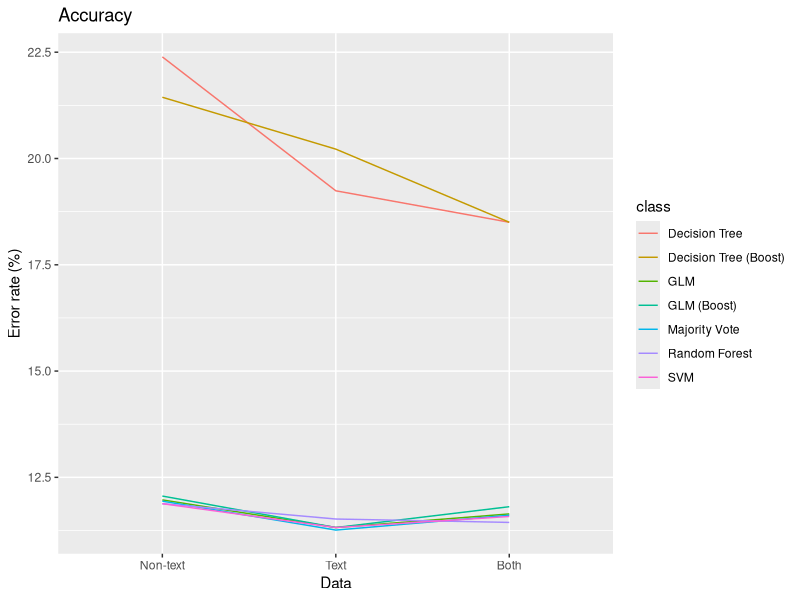
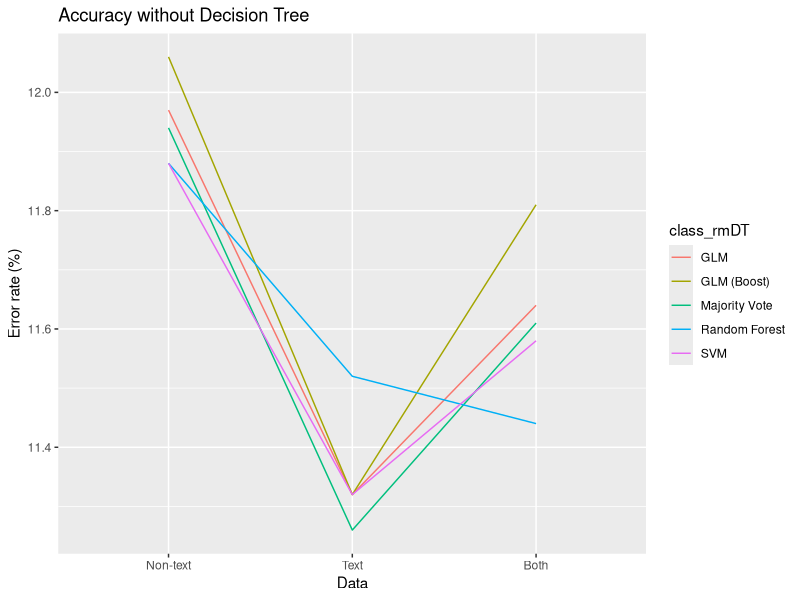
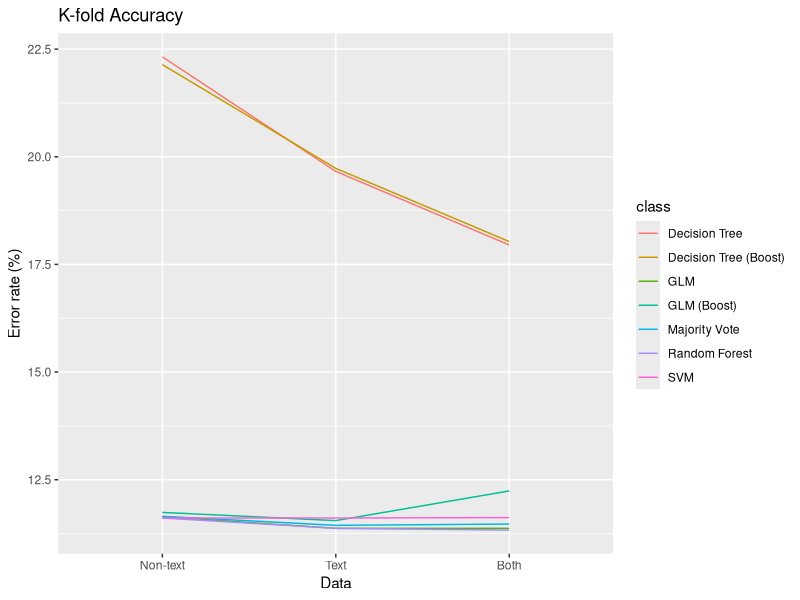
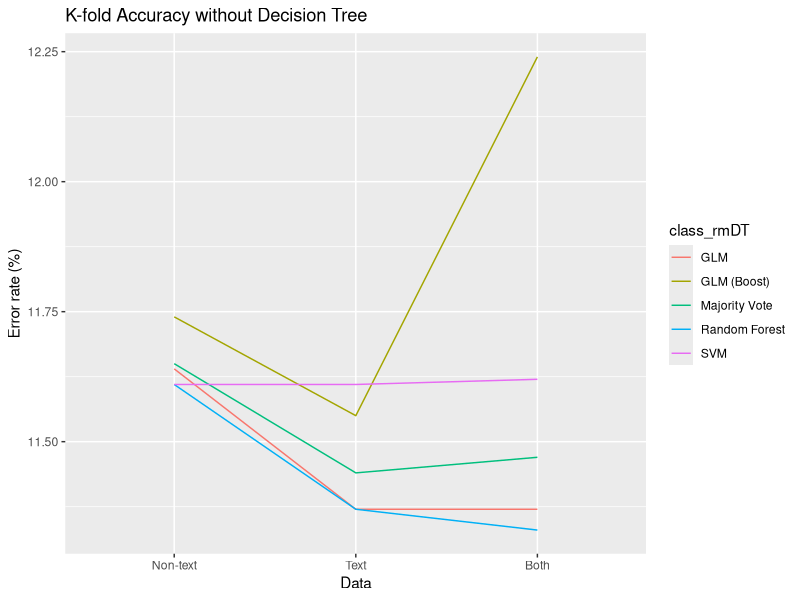
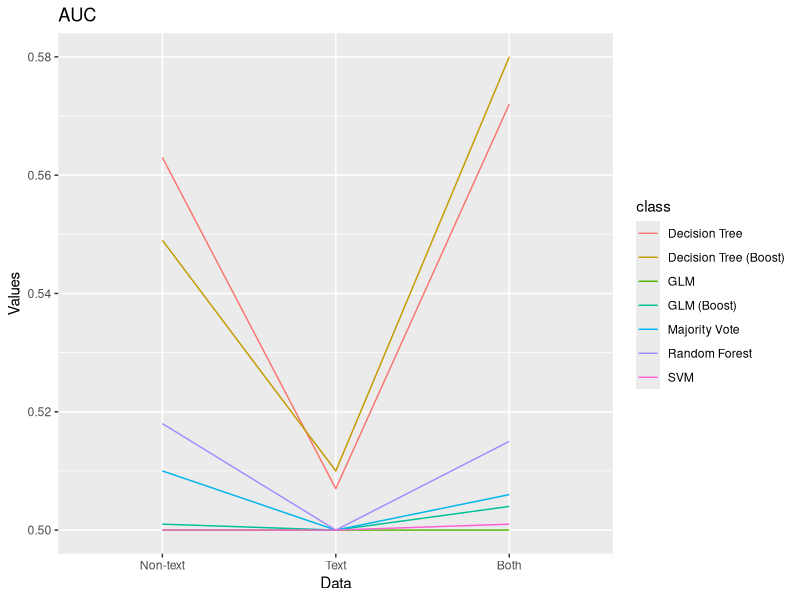
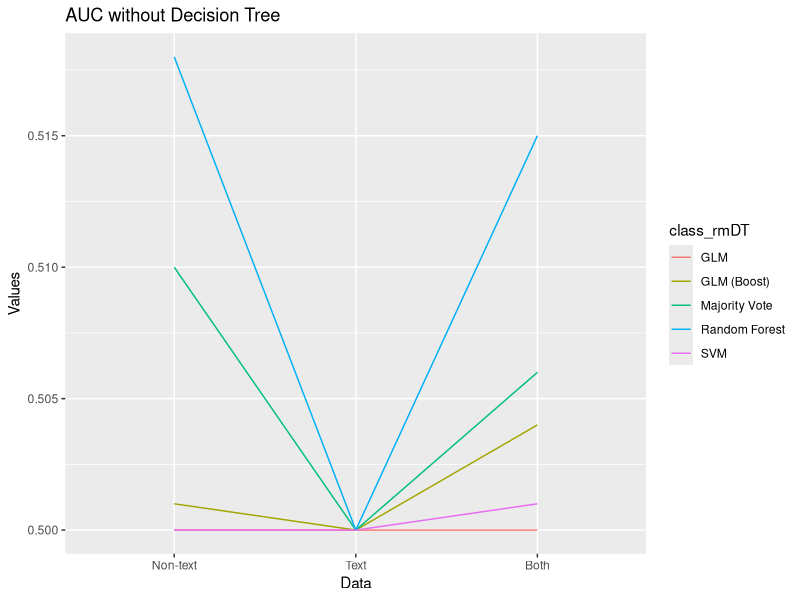

Write R code to recreate these figures, in order.
## ---- chunk 1
knitr::opts_chunk$set(echo = TRUE)
## ---- chunk 2
library(dplyr)
library(ggplot2)
library(reshape2)
## ---- chunk 3
# Create dataframes using classifier evaluation obtained by A

data <- c("Non-text", "Non-text", "Non-text", "Non-text", "Non-text", "Non-text", "Non-text",
          "Text", "Text", "Text", "Text", "Text", "Text", "Text",
          "Both", "Both", "Both", "Both", "Both", "Both", "Both")

class <- c("GLM", "GLM (Boost)", "Decision Tree", "Decision Tree (Boost)", "SVM", "Random Forest", "Majority Vote",
           "GLM", "GLM (Boost)", "Decision Tree", "Decision Tree (Boost)", "SVM", "Random Forest", "Majority Vote",
           "GLM", "GLM (Boost)", "Decision Tree", "Decision Tree (Boost)", "SVM", "Random Forest", "Majority Vote")

# Dataframe for Accuracy
accuracy <- c(11.97, 12.06, 22.39, 21.44, 11.88, 11.88, 11.94,
              11.32, 11.32, 19.24, 20.22, 11.32, 11.52, 11.26,
              11.64, 11.81, 18.50, 18.50, 11.58, 11.44, 11.61)
accu_df <- data.frame(data, class, accuracy)

# Dataframe for K-fold accuracy
k_fold <- c(11.64, 11.74, 22.32, 22.14, 11.61, 11.61, 11.65,
            11.37, 11.55, 19.66, 19.73, 11.61, 11.37, 11.44,
            11.37, 12.24, 17.95, 18.03, 11.62, 11.33, 11.47)
kfold_df <- data.frame(data, class, k_fold)

# Dataframe for AUC
auc <- c(0.5, 0.501, 0.563, 0.549, 0.5, 0.518, 0.51,
         0.5, 0.5, 0.507, 0.510, 0.5, 0.5, 0.5,
         0.5, 0.504, 0.572, 0.580, 0.501, 0.515, 0.506)
auc_df <- data.frame(data, class, auc)

## ---- chunk 4
# Plot for Accuracy

level_order <- c('Non-text', 'Text', 'Both')
accu_plot <- ggplot(data = accu_df) +
  geom_line(aes(x = factor(data, level = level_order), y = accuracy, colour = class, group = class)) +
              labs(title = "Accuracy") + xlab("Data") + ylab("Error rate (%)")
accu_plot
## ---- chunk 5
# Create dataframe for Accuracy without Decision Tree

data_rmDT <- c("Non-text", "Non-text", "Non-text", "Non-text", "Non-text",
               "Text", "Text", "Text", "Text", "Text",
          "Both", "Both", "Both", "Both", "Both")

class_rmDT <- c("GLM", "GLM (Boost)", "SVM", "Random Forest", "Majority Vote",
           "GLM", "GLM (Boost)", "SVM", "Random Forest", "Majority Vote",
           "GLM", "GLM (Boost)", "SVM", "Random Forest", "Majority Vote")

accuracy_rmDT <- c(11.97, 12.06, 11.88, 11.88, 11.94,
                   11.32, 11.32, 11.32, 11.52, 11.26,
              11.64, 11.81, 11.58, 11.44, 11.61)
accu_rmDT <- data.frame(data_rmDT, class_rmDT, accuracy_rmDT)

# Plot for Accuracy without Decision Tree
accu_rmDT_plot <- ggplot(data = accu_rmDT) +
  geom_line(aes(x = factor(data_rmDT, level = level_order), y = accuracy_rmDT, colour = class_rmDT, group = class_rmDT)) +
  labs(title = "Accuracy without Decision Tree") + xlab("Data") + ylab("Error rate (%)")
accu_rmDT_plot
## ---- chunk 6
# Plot for K-fold Accuracy

kfold_plot <- ggplot(data = kfold_df) +
  geom_line(aes(x = factor(data, level = level_order), y = k_fold, colour = class, group = class)) +
              labs(title = "K-fold Accuracy") + xlab("Data") + ylab("Error rate (%)")
kfold_plot

## ---- chunk 7
# Create dataframe for K-fold Accuracy without Decision Tree

k_fold_rmDT <- c(11.64, 11.74, 11.61, 11.61, 11.65,
                 11.37, 11.55, 11.61, 11.37, 11.44,
            11.37, 12.24, 11.62, 11.33, 11.47)
kfold_rmDT <- data.frame(data_rmDT, class_rmDT, k_fold_rmDT)

# Plot for K-fold Accuracy without Decision Tree
kfold_rmDT_plot <- ggplot(data = kfold_rmDT) +
  geom_line(aes(x = factor(data_rmDT, level = level_order), y = k_fold_rmDT, colour = class_rmDT, group = class_rmDT)) +
              labs(title = "K-fold Accuracy without Decision Tree") + xlab("Data") + ylab("Error rate (%)")
kfold_rmDT_plot
## ---- chunk 8
# Plot for AUC

auc_plot <- ggplot(data = auc_df) +
  geom_line(aes(x = factor(data, level = level_order), y = auc, colour = class, group = class)) +
              labs(title = "AUC") + xlab("Data") + ylab("Values")
auc_plot

## ---- chunk 9
# Create dataframe for AUC without Decision Tree

auc_rmDT <- c(0.5, 0.501, 0.5, 0.518, 0.51,
         0.5, 0.5, 0.5, 0.5, 0.5,
         0.5, 0.504, 0.501, 0.515, 0.506)
aucdf_rmDT <- data.frame(data_rmDT, class_rmDT, auc_rmDT)

# Plot for AUC without Decision Tree
auc_rmDT_plot <- ggplot(data = aucdf_rmDT) +
  geom_line(aes(x = factor(data_rmDT, level = level_order), y = auc_rmDT, colour = class_rmDT, group = class_rmDT)) +
              labs(title = "AUC without Decision Tree") + xlab("Data") + ylab("Values")
auc_rmDT_plot
